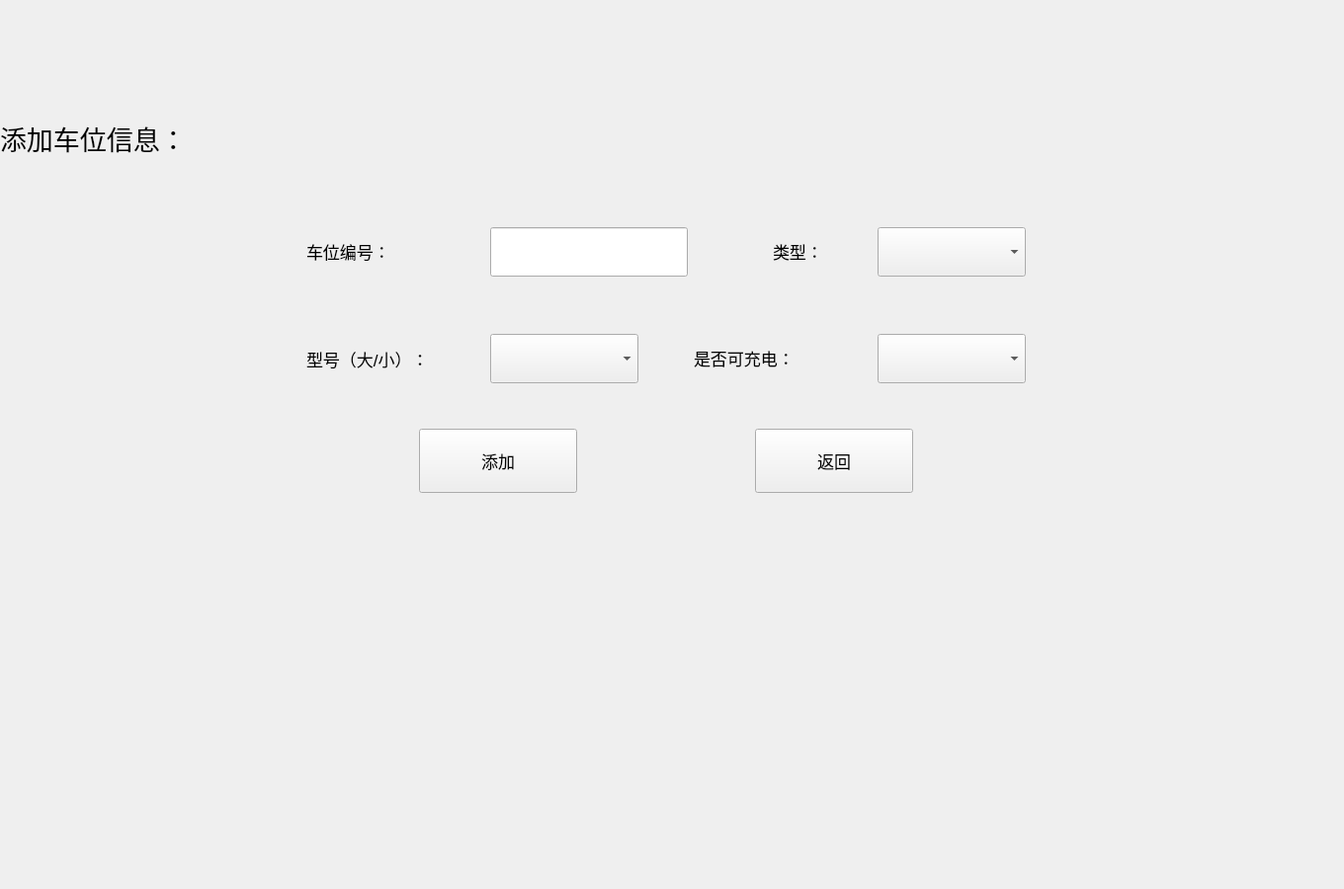
<?xml version="1.0" encoding="UTF-8"?>
<ui version="4.0">
 <class>ParkingAdd</class>
 <widget class="QWidget" name="ParkingAdd">
  <property name="enabled">
   <bool>true</bool>
  </property>
  <property name="geometry">
   <rect>
    <x>0</x>
    <y>0</y>
    <width>1360</width>
    <height>900</height>
   </rect>
  </property>
  <property name="sizePolicy">
   <sizepolicy hsizetype="Fixed" vsizetype="Fixed">
    <horstretch>0</horstretch>
    <verstretch>0</verstretch>
   </sizepolicy>
  </property>
  <property name="minimumSize">
   <size>
    <width>1360</width>
    <height>900</height>
   </size>
  </property>
  <property name="maximumSize">
   <size>
    <width>1360</width>
    <height>900</height>
   </size>
  </property>
  <property name="windowTitle">
   <string>Form</string>
  </property>
  <widget class="QLabel" name="label">
   <property name="geometry">
    <rect>
     <x>0</x>
     <y>90</y>
     <width>1360</width>
     <height>100</height>
    </rect>
   </property>
   <property name="minimumSize">
    <size>
     <width>271</width>
     <height>100</height>
    </size>
   </property>
   <property name="maximumSize">
    <size>
     <width>1360</width>
     <height>100</height>
    </size>
   </property>
   <property name="font">
    <font>
     <family>Agency FB</family>
     <pointsize>20</pointsize>
    </font>
   </property>
   <property name="styleSheet">
    <string notr="true">qproperty-alignment: 'AlignHCenter | AlignVCenter';</string>
   </property>
   <property name="text">
    <string>添加车位信息：</string>
   </property>
  </widget>
  <widget class="QWidget" name="">
   <property name="geometry">
    <rect>
     <x>310</x>
     <y>230</y>
     <width>730</width>
     <height>269</height>
    </rect>
   </property>
   <layout class="QVBoxLayout" name="verticalLayout">
    <item>
     <layout class="QHBoxLayout" name="horizontalLayout">
      <item>
       <widget class="QLabel" name="labe_location">
        <property name="sizePolicy">
         <sizepolicy hsizetype="Fixed" vsizetype="Fixed">
          <horstretch>0</horstretch>
          <verstretch>0</verstretch>
         </sizepolicy>
        </property>
        <property name="minimumSize">
         <size>
          <width>180</width>
          <height>25</height>
         </size>
        </property>
        <property name="maximumSize">
         <size>
          <width>180</width>
          <height>25</height>
         </size>
        </property>
        <property name="font">
         <font>
          <pointsize>13</pointsize>
         </font>
        </property>
        <property name="text">
         <string>车位编号：</string>
        </property>
       </widget>
      </item>
      <item>
       <widget class="QLineEdit" name="le_location">
        <property name="sizePolicy">
         <sizepolicy hsizetype="Fixed" vsizetype="Fixed">
          <horstretch>0</horstretch>
          <verstretch>0</verstretch>
         </sizepolicy>
        </property>
        <property name="minimumSize">
         <size>
          <width>200</width>
          <height>50</height>
         </size>
        </property>
        <property name="maximumSize">
         <size>
          <width>200</width>
          <height>50</height>
         </size>
        </property>
        <property name="font">
         <font>
          <pointsize>13</pointsize>
         </font>
        </property>
       </widget>
      </item>
      <item>
       <spacer name="horizontalSpacer_2">
        <property name="orientation">
         <enum>Qt::Horizontal</enum>
        </property>
        <property name="sizeType">
         <enum>QSizePolicy::Fixed</enum>
        </property>
        <property name="sizeHint" stdset="0">
         <size>
          <width>80</width>
          <height>20</height>
         </size>
        </property>
       </spacer>
      </item>
      <item>
       <widget class="QLabel" name="label_type">
        <property name="minimumSize">
         <size>
          <width>100</width>
          <height>25</height>
         </size>
        </property>
        <property name="maximumSize">
         <size>
          <width>100</width>
          <height>25</height>
         </size>
        </property>
        <property name="font">
         <font>
          <pointsize>13</pointsize>
         </font>
        </property>
        <property name="text">
         <string>类型：</string>
        </property>
       </widget>
      </item>
      <item>
       <widget class="QComboBox" name="comboBox_type">
        <property name="minimumSize">
         <size>
          <width>150</width>
          <height>50</height>
         </size>
        </property>
        <property name="maximumSize">
         <size>
          <width>150</width>
          <height>50</height>
         </size>
        </property>
        <property name="font">
         <font>
          <pointsize>13</pointsize>
         </font>
        </property>
        <item>
         <property name="text">
          <string/>
         </property>
        </item>
        <item>
         <property name="text">
          <string>地上</string>
         </property>
        </item>
        <item>
         <property name="text">
          <string>地下</string>
         </property>
        </item>
       </widget>
      </item>
     </layout>
    </item>
    <item>
     <spacer name="verticalSpacer_2">
      <property name="orientation">
       <enum>Qt::Vertical</enum>
      </property>
      <property name="sizeHint" stdset="0">
       <size>
        <width>20</width>
        <height>40</height>
       </size>
      </property>
     </spacer>
    </item>
    <item>
     <layout class="QHBoxLayout" name="horizontalLayout_2">
      <item>
       <widget class="QLabel" name="label_size">
        <property name="minimumSize">
         <size>
          <width>180</width>
          <height>25</height>
         </size>
        </property>
        <property name="maximumSize">
         <size>
          <width>180</width>
          <height>50</height>
         </size>
        </property>
        <property name="font">
         <font>
          <pointsize>13</pointsize>
         </font>
        </property>
        <property name="text">
         <string>型号（大/小）：</string>
        </property>
       </widget>
      </item>
      <item>
       <widget class="QComboBox" name="comboBox_size">
        <property name="minimumSize">
         <size>
          <width>150</width>
          <height>50</height>
         </size>
        </property>
        <property name="maximumSize">
         <size>
          <width>150</width>
          <height>50</height>
         </size>
        </property>
        <property name="font">
         <font>
          <pointsize>13</pointsize>
         </font>
        </property>
        <item>
         <property name="text">
          <string/>
         </property>
        </item>
        <item>
         <property name="text">
          <string>大</string>
         </property>
        </item>
        <item>
         <property name="text">
          <string>小</string>
         </property>
        </item>
       </widget>
      </item>
      <item>
       <spacer name="horizontalSpacer_3">
        <property name="orientation">
         <enum>Qt::Horizontal</enum>
        </property>
        <property name="sizeType">
         <enum>QSizePolicy::Fixed</enum>
        </property>
        <property name="sizeHint" stdset="0">
         <size>
          <width>50</width>
          <height>20</height>
         </size>
        </property>
       </spacer>
      </item>
      <item>
       <widget class="QLabel" name="label_is_chargeable">
        <property name="minimumSize">
         <size>
          <width>180</width>
          <height>25</height>
         </size>
        </property>
        <property name="maximumSize">
         <size>
          <width>180</width>
          <height>25</height>
         </size>
        </property>
        <property name="font">
         <font>
          <pointsize>13</pointsize>
         </font>
        </property>
        <property name="text">
         <string>是否可充电：</string>
        </property>
       </widget>
      </item>
      <item>
       <widget class="QComboBox" name="comboBox_is_chargeable">
        <property name="minimumSize">
         <size>
          <width>150</width>
          <height>50</height>
         </size>
        </property>
        <property name="maximumSize">
         <size>
          <width>150</width>
          <height>50</height>
         </size>
        </property>
        <property name="font">
         <font>
          <pointsize>13</pointsize>
         </font>
        </property>
        <item>
         <property name="text">
          <string/>
         </property>
        </item>
        <item>
         <property name="text">
          <string>是</string>
         </property>
        </item>
        <item>
         <property name="text">
          <string>否</string>
         </property>
        </item>
       </widget>
      </item>
     </layout>
    </item>
    <item>
     <spacer name="verticalSpacer">
      <property name="orientation">
       <enum>Qt::Vertical</enum>
      </property>
      <property name="sizeType">
       <enum>QSizePolicy::Fixed</enum>
      </property>
      <property name="sizeHint" stdset="0">
       <size>
        <width>20</width>
        <height>40</height>
       </size>
      </property>
     </spacer>
    </item>
    <item>
     <layout class="QHBoxLayout" name="horizontalLayout_7">
      <item>
       <widget class="QPushButton" name="pushButton_ok">
        <property name="minimumSize">
         <size>
          <width>160</width>
          <height>65</height>
         </size>
        </property>
        <property name="maximumSize">
         <size>
          <width>160</width>
          <height>65</height>
         </size>
        </property>
        <property name="font">
         <font>
          <pointsize>13</pointsize>
         </font>
        </property>
        <property name="text">
         <string>添加</string>
        </property>
       </widget>
      </item>
      <item>
       <spacer name="horizontalSpacer">
        <property name="orientation">
         <enum>Qt::Horizontal</enum>
        </property>
        <property name="sizeType">
         <enum>QSizePolicy::Fixed</enum>
        </property>
        <property name="sizeHint" stdset="0">
         <size>
          <width>60</width>
          <height>20</height>
         </size>
        </property>
       </spacer>
      </item>
      <item>
       <widget class="QPushButton" name="pushButton_exit">
        <property name="minimumSize">
         <size>
          <width>160</width>
          <height>65</height>
         </size>
        </property>
        <property name="maximumSize">
         <size>
          <width>160</width>
          <height>65</height>
         </size>
        </property>
        <property name="font">
         <font>
          <pointsize>13</pointsize>
         </font>
        </property>
        <property name="text">
         <string>返回</string>
        </property>
       </widget>
      </item>
     </layout>
    </item>
   </layout>
  </widget>
 </widget>
 <resources/>
 <connections/>
</ui>
